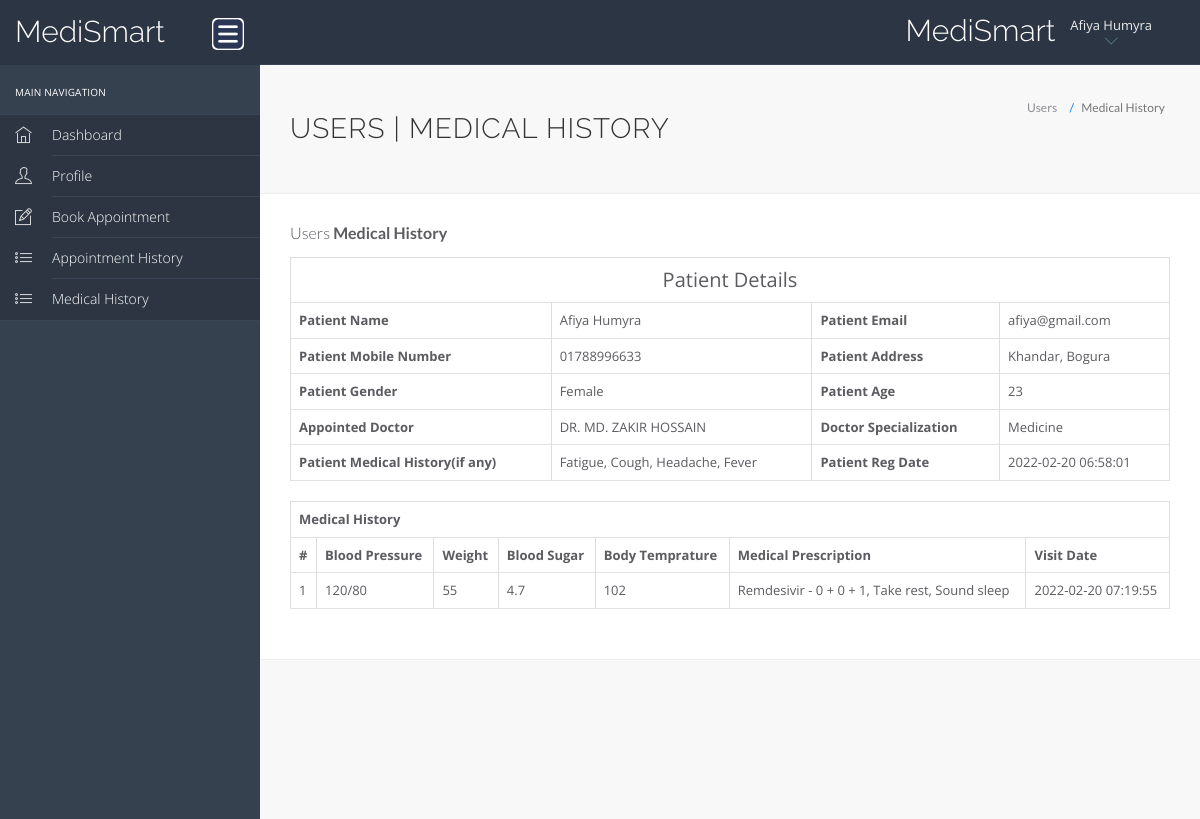
The page /hms/view-medhistory.php?viewid=1 (signed in) on the database its author committed.
### tables this page shows
CREATE TABLE `users` (
  `id` int(11) NOT NULL,
  `fullName` varchar(255) DEFAULT NULL,
  `profile_pic` varchar(255) NOT NULL,
  `address` longtext DEFAULT NULL,
  `city` varchar(255) DEFAULT NULL,
  `gender` varchar(255) DEFAULT NULL,
  `email` varchar(255) DEFAULT NULL,
  `password` varchar(255) DEFAULT NULL,
  `regDate` timestamp NULL DEFAULT current_timestamp(),
  `updationDate` timestamp NULL DEFAULT NULL ON UPDATE current_timestamp()
);

CREATE TABLE `tblpatient` (
  `ID` int(10) NOT NULL,
  `Docid` int(10) DEFAULT NULL,
  `PatientName` varchar(200) DEFAULT NULL,
  `PatientContno` varchar(13) DEFAULT NULL,
  `PatientEmail` varchar(200) DEFAULT NULL,
  `PatientGender` varchar(50) DEFAULT NULL,
  `PatientAdd` mediumtext DEFAULT NULL,
  `PatientAge` int(10) DEFAULT NULL,
  `PatientMedhis` mediumtext DEFAULT NULL,
  `CreationDate` timestamp NULL DEFAULT current_timestamp(),
  `UpdationDate` timestamp NULL DEFAULT NULL ON UPDATE current_timestamp()
);

CREATE TABLE `doctors` (
  `id` int(11) NOT NULL,
  `specilization` varchar(255) DEFAULT NULL,
  `doctorName` varchar(255) DEFAULT NULL,
  `profile_pic` varchar(255) NOT NULL,
  `docgender` varchar(10) NOT NULL,
  `docdegree` varchar(255) NOT NULL,
  `address` longtext DEFAULT NULL,
  `docFees` varchar(255) DEFAULT NULL,
  `practicedays` varchar(30) NOT NULL,
  `practicetime` varchar(30) NOT NULL,
  `contactno` varchar(13) DEFAULT NULL,
  `docEmail` varchar(255) DEFAULT NULL,
  `password` varchar(255) DEFAULT NULL,
  `creationDate` timestamp NULL DEFAULT current_timestamp(),
  `updationDate` timestamp NULL DEFAULT NULL ON UPDATE current_timestamp()
);

CREATE TABLE `tblmedicalhistory` (
  `ID` int(10) NOT NULL,
  `PatientID` int(10) DEFAULT NULL,
  `BloodPressure` varchar(200) DEFAULT NULL,
  `BloodSugar` varchar(200) NOT NULL,
  `Weight` varchar(100) DEFAULT NULL,
  `Temperature` varchar(200) DEFAULT NULL,
  `MedicalPres` mediumtext DEFAULT NULL,
  `CreationDate` timestamp NOT NULL DEFAULT current_timestamp() ON UPDATE current_timestamp()
);

### hms/view-medhistory.php (the view, shortened to what this page needs)
<?php
include('include/config.php');
?>
<!DOCTYPE html>
<html lang="en">
<head>
    <link rel="stylesheet" href="vendor/bootstrap/css/bootstrap.min.css">
    <link rel="stylesheet" href="vendor/fontawesome/css/font-awesome.min.css">
    <link rel="stylesheet" href="vendor/themify-icons/themify-icons.min.css">
    <link href="vendor/animate.css/animate.min.css" rel="stylesheet" media="screen">
    <link href="vendor/perfect-scrollbar/perfect-scrollbar.min.css" rel="stylesheet" media="screen">
    <link href="vendor/switchery/switchery.min.css" rel="stylesheet" media="screen">
    <link href="vendor/bootstrap-touchspin/jquery.bootstrap-touchspin.min.css" rel="stylesheet" media="screen">
    <link href="vendor/select2/select2.min.css" rel="stylesheet" media="screen">
    <link href="vendor/bootstrap-datepicker/bootstrap-datepicker3.standalone.min.css" rel="stylesheet" media="screen">
    <link href="vendor/bootstrap-timepicker/bootstrap-timepicker.min.css" rel="stylesheet" media="screen">
    <link rel="stylesheet" href="assets/css/styles.css">
    <link rel="stylesheet" href="assets/css/plugins.css">
    <link rel="stylesheet" href="assets/css/themes/theme-5.css" id="skin_color" />
</head>
<body>
    <div id="app">
        <?php include('include/sidebar.php');?>
        <div class="app-content">
            <?php include('include/header.php');?>
            <div class="main-content">
                <div class="wrap-content container" id="container">
                    <section id="page-title">
                        <div class="row">
                            <div class="col-sm-8">
                                <h1 class="mainTitle">Users | Medical History</h1>
                            </div>
                            <ol class="breadcrumb">
                                <li>
                                    <span>Users</span>
                                </li>
                                <li class="active">
                                    <span>Medical History</span>
                                </li>
                            </ol>
                        </div>
                    </section>
                    <div class="container-fluid container-fullw bg-white">
                        <div class="row">
                            <div class="col-md-12">
                                <h5 class="over-title margin-bottom-15">Users <span class="text-bold">Medical
                                        History</span></h5>
                                <?php
                               		$vid=$_GET['viewid'];
									$ret=mysqli_query($con,"SELECT * FROM tblpatient, doctors WHERE tblpatient.Docid = doctors.id and tblpatient.ID='$vid'");
									$cnt=1;
									while ($row=mysqli_fetch_array($ret)) {
								?>
                                <table border="1" class="table table-bordered">
                                    <tr align="center">
                                        <td colspan="4" style="font-size:20px;color:blue">
                                            Patient Details</td>
                                    </tr>
                                    <tr>
                                        <th scope>Patient Name</th>
                                        <td><?php  echo $row['PatientName'];?></td>
                                        <th scope>Patient Email</th>
                                        <td><?php  echo $row['PatientEmail'];?></td>
                                    </tr>
                                    <tr>
                                        <th scope>Patient Mobile Number</th>
                                        <td><?php  echo $row['PatientContno'];?></td>
                                        <th>Patient Address</th>
                                        <td><?php  echo $row['PatientAdd'];?></td>
                                    </tr>
                                    <tr>
                                        <th>Patient Gender</th>
                                        <td><?php  echo $row['PatientGender'];?></td>
                                        <th>Patient Age</th>
                                        <td><?php  echo $row['PatientAge'];?></td>
                                    </tr>
                                    <tr>
                                        <th>Appointed Doctor</th>
                                        <td><?php  echo $row['doctorName'];?></td>
                                        <th>Doctor Specialization</th>
                                        <td><?php  echo $row['specilization'];?></td>
                                    </tr>
                                    <tr>
                                        <th>Patient Medical History(if any)</th>
                                        <td><?php  echo $row['PatientMedhis'];?></td>
                                        <th>Patient Reg Date</th>
                                        <td><?php  echo $row['CreationDate'];?></td>
                                    </tr>
                                    <?php }?>
                                </table>
                                <?php
$ret=mysqli_query($con,"select * from tblmedicalhistory  where PatientID='$vid'");
 ?>
                                <table id="datatable" class="table table-bordered dt-responsive nowrap"
                                    style="border-collapse: collapse; border-spacing: 0; width: 100%;">
                                    <tr align="center">
                                        <th colspan="8">Medical History</th>
                                    </tr>
                                    <tr>
                                        <th>#</th>
                                        <th>Blood Pressure</th>
                                        <th>Weight</th>
                                        <th>Blood Sugar</th>
                                        <th>Body Temprature</th>
                                        <th>Medical Prescription</th>
                                        <th>Visit Date</th>
                                    </tr>
                                    <?php
while ($row=mysqli_fetch_array($ret)) {
  ?>
                                    <tr>
                                        <td><?php echo $cnt;?></td>
                                        <td><?php  echo $row['BloodPressure'];?></td>
                                        <td><?php  echo $row['Weight'];?></td>
                                        <td><?php  echo $row['BloodSugar'];?></td>
                                        <td><?php  echo $row['Temperature'];?></td>
                                        <td><?php  echo $row['MedicalPres'];?></td>
                                        <td><?php  echo $row['CreationDate'];?></td>
                                    </tr>
                                    <?php $cnt=$cnt+1;} ?>
                                </table>
                            </div>
                        </div>
                    </div>
                </div>
            </div>
        </div>
    </div>
    <?php include('include/footer.php');?>
</body>
</html>

### hms/include/header.php (shortened to what this page needs)
<header class="navbar navbar-default navbar-static-top">
    <div class="navbar-header">
        <a class="navbar-brand" href="#">
            <h2 style="padding-top:10%; color: white;">MediSmart</h2>
        </a>
        <a href="#" class="sidebar-toggler pull-right visible-md visible-lg" data-toggle-class="app-sidebar-closed"
            data-toggle-target="#app">
            <img src="./assets/images/menu.png" alt="Menu" width="32" height="32"
                style="background-color: white; border-radius: 5px;">
        </a>
    </div>
    <div class="navbar-collapse collapse">
        <ul class="nav navbar-right">
            <li style="padding-top:5% ">
                <h2 style="color: white">MediSmart</h2>
            </li>
            <li class="dropdown current-user">
                <a href class="dropdown-toggle" data-toggle="dropdown">
                    <span class="username">
                        <?php $query=mysqli_query($con,"select fullName from users where id='".$_SESSION['id']."'");
                            while($row=mysqli_fetch_array($query))
                            {
                                echo $row['fullName'];
                            }
						?> <i class="ti-angle-down"></i></i></span>
                </a>
            </li>
        </ul>
    </div>
</header>

### hms/assets/css/themes/theme-5.css (style rules this page uses)
body { background: #f8f8f8; }
header .navbar-header { background: #2c3543 !important; border-right-color: transparent !important; border-bottom-color: transparent !important; }
header .navbar-header .sidebar-toggler, header .navbar-header .sidebar-mobile-toggler { color: #5f8295 !important; }
header .navbar-header .navbar-brand { color: #ffffff !important; }
header .navbar-collapse { background: #2c3543 !important; border-bottom-color: #394557 !important; box-shadow: none !important; }
header .navbar-collapse .navbar-right > li > a { color: #ffffff; }
header .navbar-collapse .navbar-right > li > a i { color: #5f8295 !important; }

### rows shown on the page
users: fullName "Afiya Humyra"
tblpatient: PatientName "Afiya Humyra", PatientEmail "afiya@gmail.com", PatientContno "01788996633", PatientAdd "Khandar, Bogura", PatientGender "Female", PatientAge "23", doctors.doctorName "DR. MD. ZAKIR HOSSAIN", doctors.specilization "Medicine", PatientMedhis "Fatigue, Cough, Headache, Fever", CreationDate "2022-02-20 06:58:01"
tblmedicalhistory: BloodPressure "120/80", Weight "55", BloodSugar "4.7", Temperature "102", MedicalPres "Remdesivir - 0 + 0 + 1, Take rest, Sound sleep", CreationDate "2022-02-20 07:19:55"
